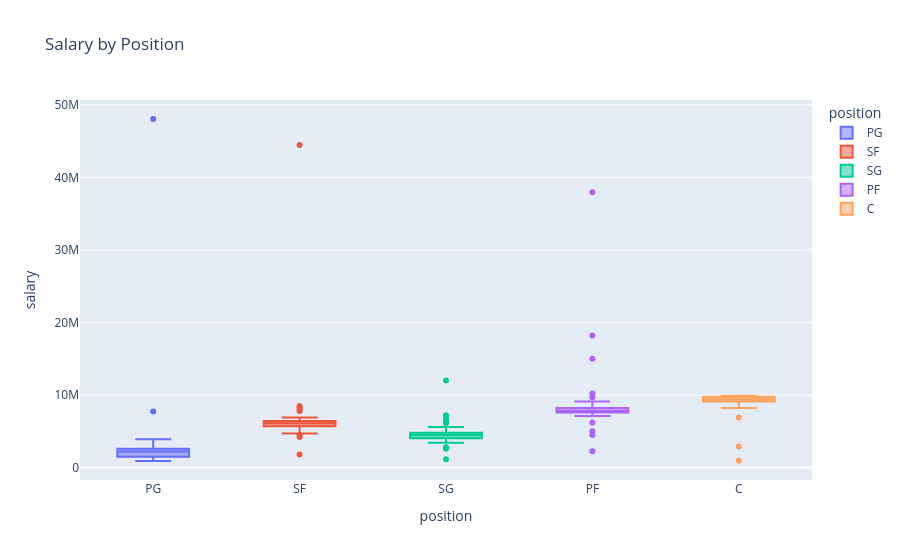

The code cell stored with this chart in its notebook:
### Code cell
# Salary by position
fig = px.box(df,x='position',y='salary',color='position',title='Salary by Position')
fig.show()

fig.write_image("plots/team_chart.png")   # static image
fig.write_html("interactive_plots/team_chart.html")  # interactive

### Figure 1 — Plotly figure (JSON) as saved in the notebook; plotly's stock layout.template omitted (floating-point values rounded to 4 significant figures; data arrays with more than 128 entries replaced by an {"elided": "..."} marker saying what was removed)
{"data": [{"alignmentgroup": "True", "hovertemplate": "position=%{x}<br>salary=%{y}<extra></extra>", "legendgroup": "PG", "marker": {"color": "#636efa"}, "name": "PG", "notched": false, "offsetgroup": "PG", "orientation": "v", "showlegend": true, "type": "box", "x": {"elided": "132 str values"}, "x0": " ", "xaxis": "x", "y": {"elided": "132 float values"}, "y0": " ", "yaxis": "y"}, {"alignmentgroup": "True", "hovertemplate": "position=%{x}<br>salary=%{y}<extra></extra>", "legendgroup": "SF", "marker": {"color": "#EF553B"}, "name": "SF", "notched": false, "offsetgroup": "SF", "orientation": "v", "showlegend": true, "type": "box", "x": ["SF", "SF", "SF", "SF", "SF", "SF", "SF", "SF", "SF", "SF", "SF", "SF", "SF", "SF", "SF", "SF", "SF", "SF", "SF", "SF", "SF", "SF", "SF", "SF", "SF", "SF", "SF", "SF", "SF", "SF", "SF", "SF", "SF", "SF", "SF", "SF", "SF", "SF", "SF", "SF", "SF", "SF", "SF", "SF", "SF", "SF", "SF", "SF", "SF", "SF", "SF", "SF", "SF", "SF", "SF", "SF", "SF", "SF", "SF", "SF", "SF", "SF", "SF", "SF", "SF", "SF", "SF", "SF", "SF", "SF", "SF"], "x0": " ", "xaxis": "x", "y": [6796000.0, 8500000.0, 1800000.0, 44470000.0, 5400000.0, 4700000.0, 7800000.0, 4500000.0, 4200000.0, 5600000.0, 6100000.0, 5800000.0, 8300000.0, 5900000.0, 6100000.0, 6000000.0, 6500000.0, 6200000.0, 6900000.0, 6400000.0, 5700000.0, 6200000.0, 6500000.0, 6100000.0, 5900000.0, 5200000.0, 6400000.0, 6200000.0, 6500000.0, 5700000.0, 6100000.0, 5200000.0, 6400000.0, 6200000.0, 6500000.0, 5700000.0, 6100000.0, 5200000.0, 6400000.0, 6200000.0, 6500000.0, 5700000.0, 6100000.0, 5200000.0, 6400000.0, 6200000.0, 6500000.0, 5700000.0, 6100000.0, 5200000.0, 6400000.0, 6100000.0, 6000000.0, 5500000.0, 6300000.0, 8000000.0, 6200000.0, 5700000.0, 6200000.0, 5700000.0, 6200000.0, 5700000.0, 6200000.0, 5700000.0, 6200000.0, 5700000.0, 6200000.0, 5700000.0, 6200000.0, 5700000.0, 6200000.0], "y0": " ", "yaxis": "y"}, {"alignmentgroup": "True", "hovertemplate": "position=%{x}<br>salary=%{y}<extra></extra>", "legendgroup": "SG", "marker": {"color": "#00cc96"}, "name": "SG", "notched": false, "offsetgroup": "SG", "orientation": "v", "showlegend": true, "type": "box", "x": ["SG", "SG", "SG", "SG", "SG", "SG", "SG", "SG", "SG", "SG", "SG", "SG", "SG", "SG", "SG", "SG", "SG", "SG", "SG", "SG", "SG", "SG", "SG", "SG", "SG", "SG", "SG", "SG", "SG", "SG", "SG", "SG", "SG", "SG", "SG", "SG", "SG", "SG", "SG", "SG", "SG", "SG", "SG", "SG", "SG", "SG", "SG", "SG", "SG", "SG", "SG", "SG", "SG", "SG", "SG", "SG", "SG", "SG", "SG", "SG", "SG", "SG", "SG", "SG", "SG", "SG", "SG", "SG", "SG", "SG", "SG", "SG", "SG", "SG", "SG", "SG", "SG", "SG", "SG", "SG", "SG", "SG", "SG", "SG", "SG", "SG", "SG", "SG", "SG", "SG", "SG", "SG", "SG", "SG", "SG", "SG", "SG", "SG", "SG", "SG", "SG", "SG", "SG", "SG"], "x0": " ", "xaxis": "x", "y": [4900000.0, 1149000.0, 12000000.0, 6700000.0, 4200000.0, 7200000.0, 6100000.0, 5600000.0, 2800000.0, 3400000.0, 5100000.0, 2600000.0, 5300000.0, 6400000.0, 4900000.0, 3500000.0, 4600000.0, 3800000.0, 4200000.0, 3600000.0, 5200000.0, 4300000.0, 4100000.0, 4500000.0, 3900000.0, 4200000.0, 4800000.0, 5100000.0, 4300000.0, 3600000.0, 4700000.0, 3800000.0, 4500000.0, 4900000.0, 4100000.0, 3900000.0, 4200000.0, 4700000.0, 3800000.0, 4500000.0, 4900000.0, 4100000.0, 4300000.0, 4200000.0, 4700000.0, 3800000.0, 4500000.0, 4900000.0, 4100000.0, 3900000.0, 4200000.0, 4700000.0, 3800000.0, 4500000.0, 4900000.0, 4100000.0, 3900000.0, 4200000.0, 4700000.0, 3800000.0, 4500000.0, 4900000.0, 4800000.0, 4000000.0, 4900000.0, 4600000.0, 4100000.0, 3800000.0, 4200000.0, 4900000.0, 4700000.0, 4100000.0, 3800000.0, 4500000.0, 4900000.0, 4700000.0, 4100000.0, 3800000.0, 4500000.0, 4900000.0, 4700000.0, 4100000.0, 3800000.0, 4500000.0, 4900000.0, 4700000.0, 4100000.0, 3800000.0, 4500000.0, 4900000.0, 4700000.0, 4100000.0, 3800000.0, 4500000.0, 4900000.0, 4700000.0, 4100000.0, 3800000.0, 4500000.0, 4900000.0, 4700000.0, 4100000.0, 3800000.0, 4500000.0], "y0": " ", "yaxis": "y"}, {"alignmentgroup": "True", "hovertemplate": "position=%{x}<br>salary=%{y}<extra></extra>", "legendgroup": "PF", "marker": {"color": "#ab63fa"}, "name": "PF", "notched": false, "offsetgroup": "PF", "orientation": "v", "showlegend": true, "type": "box", "x": ["PF", "PF", "PF", "PF", "PF", "PF", "PF", "PF", "PF", "PF", "PF", "PF", "PF", "PF", "PF", "PF", "PF", "PF", "PF", "PF", "PF", "PF", "PF", "PF", "PF", "PF", "PF", "PF", "PF", "PF", "PF", "PF", "PF", "PF", "PF", "PF", "PF", "PF", "PF", "PF", "PF", "PF", "PF", "PF", "PF", "PF", "PF", "PF", "PF", "PF", "PF", "PF", "PF", "PF", "PF", "PF", "PF", "PF", "PF", "PF", "PF", "PF", "PF", "PF", "PF", "PF", "PF", "PF", "PF", "PF", "PF", "PF", "PF", "PF", "PF"], "x0": " ", "xaxis": "x", "y": [5000000.0, 2240000.0, 15000000.0, 37980000.0, 18200000.0, 4500000.0, 9100000.0, 6200000.0, 8200000.0, 7700000.0, 10200000.0, 8700000.0, 7600000.0, 8400000.0, 9700000.0, 7200000.0, 7600000.0, 7900000.0, 8700000.0, 7800000.0, 8100000.0, 7100000.0, 8500000.0, 7600000.0, 8200000.0, 7800000.0, 7300000.0, 7600000.0, 8100000.0, 7600000.0, 8200000.0, 7800000.0, 7300000.0, 7600000.0, 8100000.0, 8200000.0, 7800000.0, 7300000.0, 7600000.0, 8100000.0, 7600000.0, 8200000.0, 7800000.0, 7300000.0, 7600000.0, 8100000.0, 7600000.0, 8200000.0, 7800000.0, 7300000.0, 7600000.0, 8200000.0, 7600000.0, 8100000.0, 7800000.0, 7300000.0, 8200000.0, 8100000.0, 7600000.0, 8200000.0, 8100000.0, 7600000.0, 8200000.0, 8100000.0, 7600000.0, 8200000.0, 8100000.0, 7600000.0, 8200000.0, 8100000.0, 7600000.0, 8200000.0, 8100000.0, 7600000.0, 8200000.0], "y0": " ", "yaxis": "y"}, {"alignmentgroup": "True", "hovertemplate": "position=%{x}<br>salary=%{y}<extra></extra>", "legendgroup": "C", "marker": {"color": "#FFA15A"}, "name": "C", "notched": false, "offsetgroup": "C", "orientation": "v", "showlegend": true, "type": "box", "x": ["C", "C", "C", "C", "C", "C", "C", "C", "C", "C", "C", "C", "C", "C", "C", "C", "C", "C", "C", "C", "C", "C", "C", "C", "C", "C", "C", "C", "C", "C", "C", "C", "C", "C", "C", "C", "C", "C", "C", "C", "C", "C", "C", "C", "C", "C", "C", "C", "C", "C", "C", "C", "C", "C", "C", "C", "C", "C", "C", "C", "C", "C", "C", "C", "C", "C", "C", "C", "C", "C", "C", "C", "C", "C", "C"], "x0": " ", "xaxis": "x", "y": [2900000.0, 947300.0, 9800000.0, 8200000.0, 8600000.0, 9300000.0, 8800000.0, 6900000.0, 9100000.0, 8900000.0, 9200000.0, 9400000.0, 8800000.0, 9100000.0, 9200000.0, 9400000.0, 9600000.0, 9100000.0, 8900000.0, 9700000.0, 9900000.0, 9500000.0, 9000000.0, 9300000.0, 9800000.0, 9700000.0, 9900000.0, 9900000.0, 9500000.0, 9000000.0, 9300000.0, 9800000.0, 9700000.0, 9900000.0, 9700000.0, 9500000.0, 9000000.0, 9300000.0, 9800000.0, 9700000.0, 9900000.0, 9900000.0, 9500000.0, 9000000.0, 9300000.0, 9800000.0, 9700000.0, 9900000.0, 9900000.0, 9500000.0, 9000000.0, 9300000.0, 9800000.0, 9700000.0, 9200000.0, 9700000.0, 9900000.0, 9600000.0, 9700000.0, 9000000.0, 9600000.0, 9300000.0, 9300000.0, 9300000.0, 9900000.0, 9500000.0, 9300000.0, 9300000.0, 9300000.0, 9900000.0, 9000000.0, 9900000.0, 9000000.0, 9900000.0, 9000000.0], "y0": " ", "yaxis": "y"}], "layout": {"boxmode": "overlay", "legend": {"title": {"text": "position"}, "tracegroupgap": 0}, "title": {"text": "Salary by Position"}, "xaxis": {"anchor": "y", "categoryarray": ["PG", "SF", "SG", "PF", "C"], "categoryorder": "array", "domain": [0, 1], "title": {"text": "position"}}, "yaxis": {"anchor": "x", "domain": [0, 1], "title": {"text": "salary"}}}}
